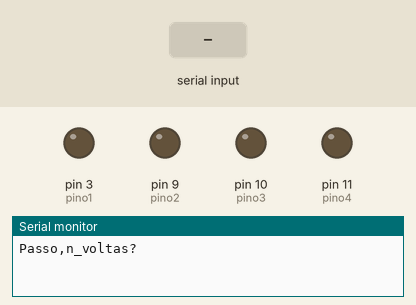
The sketch below on a simulated Arduino Uno, built with avr-gcc and run on an emulated ATmega328P. Shown: output pins drawn as LEDs (lit = HIGH), the last lines printed to the serial monitor. The test bench sets the inputs (shaded band).

Above: at 1.2 s.
1.3 s: "90,45\n" received over Serial
At 2.97 s:
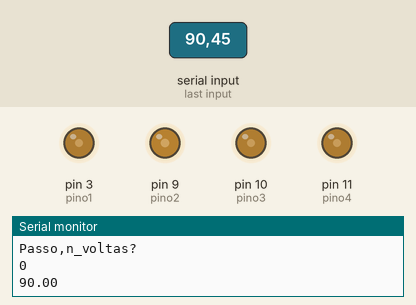
At 8.4 s:
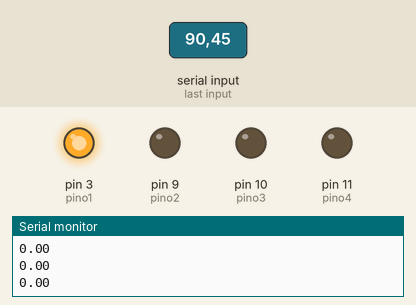
Timing chart, 0 to 9.9 s (numbered marks = the images above; inputs shaded):
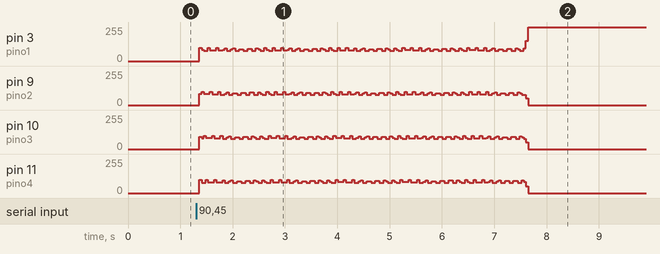

The sketch:

motor_passos.ino
```cpp
int intervalo = 1, passo = 127;
int i = 0;
float aumenta, diminui, n_voltas, j;
int pino1 = 3, pino2 = 9, pino3 = 10, pino4 = 11;

void setup() {
  Serial.begin(9600);
}
//512?
void loop() {
  while (Serial.available() == 0) {
    Serial.println("Passo,n_voltas?");
    passo = Serial.parseInt();
    n_voltas = Serial.parseInt();
    Serial.println(passo);
    Serial.println(n_voltas);
  }
  //  aceleração
  if (i == 0) {
    for (int m = 1; m <= 512; m++) {
      analogWrite(pino1, 255);
      analogWrite(pino2, 0);
      delay(1);

      analogWrite(pino1, 255);
      analogWrite(pino2, 255);
      delay(1);

      analogWrite(pino1, 0);
      analogWrite(pino2, 255);
      delay(1);

      analogWrite(pino2, 255);
      analogWrite(pino3, 0);
      delay(1);

      analogWrite(pino2, 255);
      analogWrite(pino3, 255);
      delay(1);

      analogWrite(pino2, 0);
      analogWrite(pino3, 255);
      delay(1);

      analogWrite(pino3, 255);
      analogWrite(pino4, 0);
      delay(1);

      analogWrite(pino3, 255);
      analogWrite(pino4, 255);
      delay(1);

      analogWrite(pino3, 0);
      analogWrite(pino4, 255);
      delay(1);

      analogWrite(pino4, 255);
      analogWrite(pino1, 0);
      delay(1);

      analogWrite(pino4, 255);
      analogWrite(pino1, 255);
      delay(1);

      analogWrite(pino4, 0);
      analogWrite(pino1, 255);
      delay(1);
    }
  }
  i = 1;
  j = (n_voltas) * 550;
  Serial.println(j);
  for (int k; k < j; k++) {
    //    Serial.println(k);
    //------3cte-9aumenta---------------------
    analogWrite(pino1, 255);
    for (aumenta = 0; aumenta <= 255; aumenta = aumenta + passo) {
      Serial.println(aumenta);
      analogWrite(pino2, aumenta);
      delay(intervalo);
    }
    analogWrite(pino2, 255);
    //----------------------------------------

    //------3diminui-9cte---------------------
    for (diminui = 255; diminui >= 0; diminui = diminui - passo) {
      Serial.println(diminui);
      analogWrite(pino1, diminui);
      delay(intervalo);
    }
    analogWrite(pino1, 0);
    //----------------------------------------

    //------9cte-10aumenta--------------------
    for (aumenta = 0; aumenta <= 255; aumenta = aumenta + passo) {
      analogWrite(pino3, aumenta);
      delay(intervalo);
    }
    analogWrite(pino3, 255);
    //----------------------------------------

    //------10cte-9diminui--------------------
    for (diminui = 255; diminui >= 0; diminui = diminui - passo) {
      analogWrite(pino2, diminui);
      delay(intervalo);
    }
    analogWrite(pino2, 0);
    //----------------------------------------

    //------10cte-11aumenta-------------------
    for (aumenta = 0; aumenta <= 255; aumenta = aumenta + passo) {
      analogWrite(pino4, aumenta);
      delay(intervalo);
    }
    analogWrite(pino4, 255);
    //----------------------------------------

    //------11cte-10diminui-------------------
    for (diminui = 255; diminui >= 0; diminui = diminui - passo) {
      analogWrite(pino3, diminui);
      delay(intervalo);
    }
    analogWrite(pino3, 0);
    //----------------------------------------

    //------11cte-3aumenta--------------------
    for (aumenta = 0; aumenta <= 255; aumenta = aumenta + passo) {
      analogWrite(pino1, aumenta);
      delay(intervalo);
    }
    analogWrite(pino1, 255);
    //----------------------------------------


    //-----3cte-11diminui---------------------
    for (diminui = 255; diminui >= 0; diminui = diminui - passo) {
      analogWrite(pino4, diminui);
      delay(intervalo);
    }
    analogWrite(pino4, 0);
    //----------------------------------------
  }
}
```
